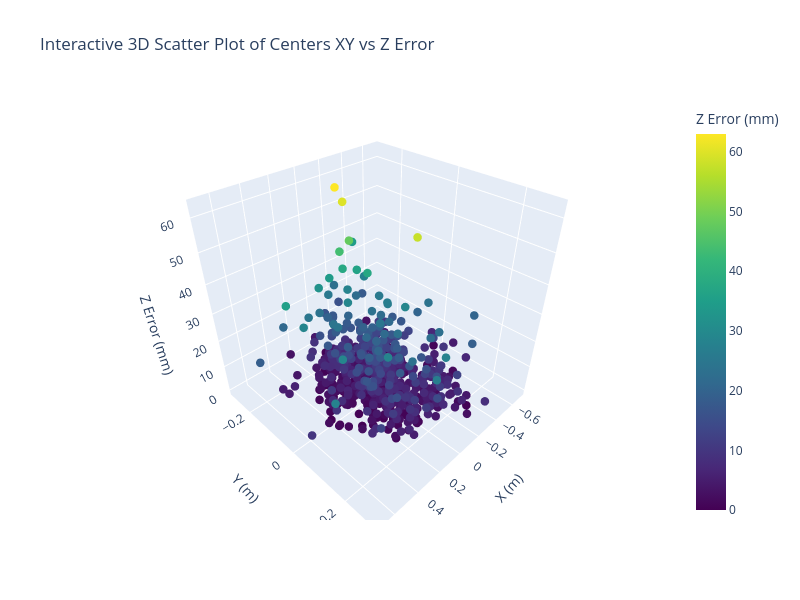

Notebook code for this chart:
### Code cell
centers_m = np.array([feat['gt_center_m'] for feat in feats_errs])
centers_xys = centers_m[:, :2]
errs_m = np.array([feat['z_err_m'].cpu().numpy() for feat in feats_errs])
# Create interactive 3D scatter plot using plotly
fig = go.Figure(data=[go.Scatter3d(
    x=centers_xys[:, 0],
    y=centers_xys[:, 1], 
    z=errs_m.flatten(),
    mode='markers',
    marker=dict(
        size=5,
        color=errs_m.flatten(),
        colorscale='Viridis',
        showscale=True,
        colorbar=dict(title="Z Error (mm)")
    ),
    text=[f'X: {x:.3f}m<br>Y: {y:.3f}m<br>Error: {z:.1f}mm' 
          for x, y, z in zip(centers_xys[:, 0], centers_xys[:, 1], errs_m.flatten())],
    hovertemplate='%{text}<extra></extra>'
)])

fig.update_layout(
    title='Interactive 3D Scatter Plot of Centers XY vs Z Error',
    scene=dict(
        xaxis_title='X (m)',
        yaxis_title='Y (m)',
        zaxis_title='Z Error (mm)'
    ),
    width=800,
    height=600
)

fig.show()

# matplotlib plot z value vs error
plt.figure(figsize=(10, 6))
plt.scatter(centers_m[:, 2], errs_m, c=errs_m, cmap='viridis', alpha=0.7)
plt.colorbar(label='Z Error (mm)')
plt.xlabel('Z Value (m)')
plt.ylabel('Z Error (mm)')
plt.title('Z Value vs Z Error')
plt.grid()
plt.show()

pred_occ_rates = np.array([feat['pred_occ_rate'] for feat in feats_errs])
gt_occ_rates = np.array([feat['gt_occ_rate'] for feat in feats_errs])
# get r value
from scipy.stats import pearsonr
r_value, _ = pearsonr(pred_occ_rates, gt_occ_rates)
print(f"Pearson correlation coefficient (r) between predicted and ground truth occupancy rates: {r_value:.4f}")
plt.figure(figsize=(10, 6))
plt.scatter(gt_occ_rates, pred_occ_rates, c=errs_m, cmap='viridis', alpha=0.7)
plt.colorbar(label='Z Error (mm)')
plt.xlabel('Ground Truth Occupancy Rate')
plt.ylabel('Predicted Occupancy Rate')
plt.title(f'Predicted vs Ground Truth Occupancy Rates\nr = {r_value:.4f}')
plt.grid()
plt.show()

# pred occ rate vs error
plt.figure(figsize=(10, 6))
plt.scatter(pred_occ_rates, errs_m, c=errs_m, cmap='viridis', alpha=0.7)
plt.colorbar(label='Z Error (mm)')
plt.xlabel('Predicted Occupancy Rate')
plt.ylabel('Z Error (mm)')
plt.title('Predicted Occupancy Rate vs Z Error')
plt.grid()
plt.show()

occ_rate_errs = np.abs(pred_occ_rates - gt_occ_rates)
plt.figure(figsize=(10, 6))
plt.scatter(occ_rate_errs, errs_m, c=errs_m, cmap='viridis', alpha=0.7)
plt.colorbar(label='Z Error (mm)')
plt.xlabel('Occupancy Rate Error')
plt.ylabel('Z Error (mm)')
plt.title('Occupancy Rate Error vs Z Error')
plt.grid()
plt.show()

### Figure 1 — Plotly figure (JSON) as saved in the notebook; plotly's stock layout.template omitted (floating-point values rounded to 4 significant figures; data arrays with more than 128 entries replaced by an {"elided": "..."} marker saying what was removed)
{"data": [{"hovertemplate": "%{text}<extra></extra>", "marker": {"color": {"elided": "795 float values"}, "colorbar": {"title": {"text": "Z Error (mm)"}}, "colorscale": [[0, "#440154"], [0.1111, "#482878"], [0.2222, "#3e4989"], [0.3333, "#31688e"], [0.4444, "#26828e"], [0.5556, "#1f9e89"], [0.6667, "#35b779"], [0.7778, "#6ece58"], [0.8889, "#b5de2b"], [1, "#fde725"]], "showscale": true, "size": 5}, "mode": "markers", "text": {"elided": "795 str values"}, "type": "scatter3d", "x": {"elided": "795 float values"}, "y": {"elided": "795 float values"}, "z": {"elided": "795 float values"}}], "layout": {"height": 600, "scene": {"xaxis": {"title": {"text": "X (m)"}}, "yaxis": {"title": {"text": "Y (m)"}}, "zaxis": {"title": {"text": "Z Error (mm)"}}}, "title": {"text": "Interactive 3D Scatter Plot of Centers XY vs Z Error"}, "width": 800}}
